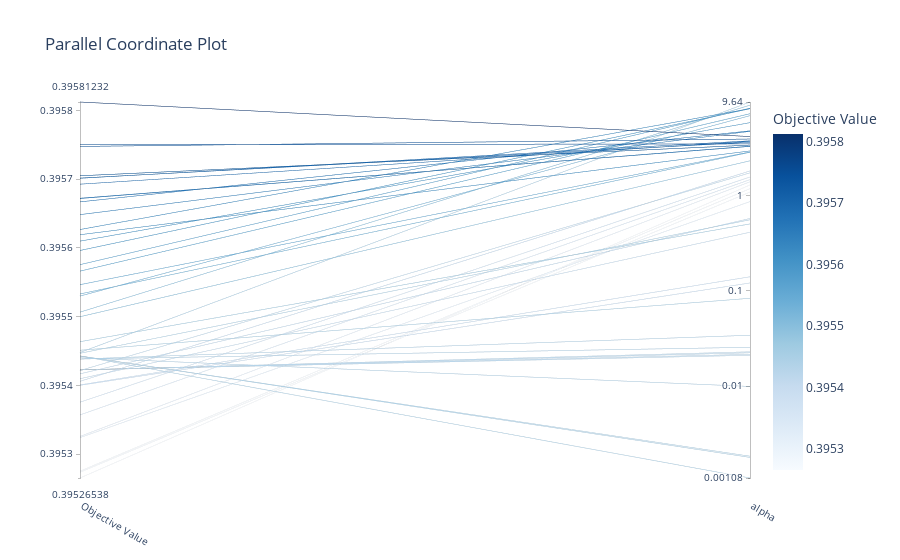

This figure's notebook cell:
### Code cell
visualizations['parallel_coordinate']
